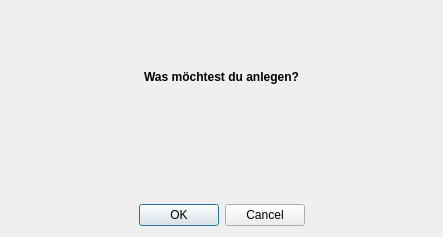
<?xml version="1.0" encoding="UTF-8"?>
<ui version="4.0">
 <class>Dialog</class>
 <widget class="QDialog" name="Dialog">
  <property name="windowModality">
   <enum>Qt::ApplicationModal</enum>
  </property>
  <property name="geometry">
   <rect>
    <x>0</x>
    <y>0</y>
    <width>443</width>
    <height>237</height>
   </rect>
  </property>
  <property name="windowTitle">
   <string>Sephrasto - Datenbankeintrag anlegen...</string>
  </property>
  <layout class="QGridLayout" name="gridLayout_2">
   <item row="0" column="0">
    <layout class="QVBoxLayout" name="verticalLayout">
     <item>
      <spacer name="verticalSpacer_3">
       <property name="orientation">
        <enum>Qt::Vertical</enum>
       </property>
       <property name="sizeHint" stdset="0">
        <size>
         <width>20</width>
         <height>40</height>
        </size>
       </property>
      </spacer>
     </item>
     <item>
      <widget class="QLabel" name="label">
       <property name="minimumSize">
        <size>
         <width>0</width>
         <height>20</height>
        </size>
       </property>
       <property name="font">
        <font>
         <weight>75</weight>
         <bold>true</bold>
        </font>
       </property>
       <property name="layoutDirection">
        <enum>Qt::RightToLeft</enum>
       </property>
       <property name="text">
        <string>Was möchtest du anlegen?</string>
       </property>
       <property name="alignment">
        <set>Qt::AlignCenter</set>
       </property>
       <property name="class" stdset="0">
        <string>h4</string>
       </property>
      </widget>
     </item>
     <item>
      <spacer name="verticalSpacer_2">
       <property name="orientation">
        <enum>Qt::Vertical</enum>
       </property>
       <property name="sizeHint" stdset="0">
        <size>
         <width>20</width>
         <height>40</height>
        </size>
       </property>
      </spacer>
     </item>
     <item>
      <layout class="QVBoxLayout" name="buttonLayout"/>
     </item>
     <item>
      <spacer name="verticalSpacer">
       <property name="orientation">
        <enum>Qt::Vertical</enum>
       </property>
       <property name="sizeHint" stdset="0">
        <size>
         <width>20</width>
         <height>40</height>
        </size>
       </property>
      </spacer>
     </item>
     <item>
      <widget class="QDialogButtonBox" name="buttonBox">
       <property name="orientation">
        <enum>Qt::Horizontal</enum>
       </property>
       <property name="standardButtons">
        <set>QDialogButtonBox::Cancel|QDialogButtonBox::Ok</set>
       </property>
       <property name="centerButtons">
        <bool>true</bool>
       </property>
      </widget>
     </item>
    </layout>
   </item>
  </layout>
 </widget>
 <resources/>
 <connections>
  <connection>
   <sender>buttonBox</sender>
   <signal>accepted()</signal>
   <receiver>Dialog</receiver>
   <slot>accept()</slot>
   <hints>
    <hint type="sourcelabel">
     <x>249</x>
     <y>159</y>
    </hint>
    <hint type="destinationlabel">
     <x>157</x>
     <y>274</y>
    </hint>
   </hints>
  </connection>
  <connection>
   <sender>buttonBox</sender>
   <signal>rejected()</signal>
   <receiver>Dialog</receiver>
   <slot>reject()</slot>
   <hints>
    <hint type="sourcelabel">
     <x>309</x>
     <y>159</y>
    </hint>
    <hint type="destinationlabel">
     <x>286</x>
     <y>274</y>
    </hint>
   </hints>
  </connection>
 </connections>
</ui>
